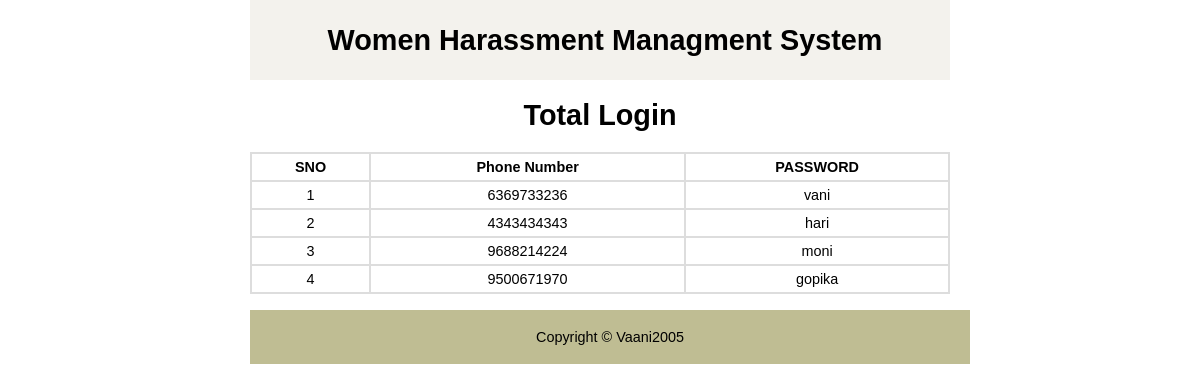
The app's page /TotalLogin.php (signed in) with its own data.
### tables this page shows
CREATE TABLE `register` (
  `RID` int(10) NOT NULL,
  `RPHO` varchar(120) NOT NULL,
  `RPASS` varchar(120) NOT NULL,
  `CPASS` varchar(120) NOT NULL
);

### TotalLogin.php (the view, shortened to what this page needs)
<?php
 include "database.php";
?>
<!DOCTYPE html>
<html lang="en">
<head>
    <link rel="stylesheet" href="index.css">
</head>
<body>
    <div id="container">
        <div id="header">
            <h1>Women Harassment Managment System</h1>
        </div>
                  <h1 id="heading">Total Login</h1>
<?php
$sql="SELECT * FROM register";
$res=$db->query($sql);
if($res->num_rows>0)
{
 echo "<table>
  <tr> <th>SNO</th> <th>Phone Number</th> <th>PASSWORD</th> </tr>";
$i=0;
while($row=$res->fetch_assoc())
 {
  $i++;
  echo "<tr>";
  echo "<td>{$i}</td>";
  echo "<td>{$row["RPHO"]}</td>";
  echo "<td>{$row["RPASS"]}</td>";
  echo "</tr>";
 }
echo "</table>";
}
else
{
 echo "<p  class='error'>No Login Records Found</p>";
}
?>
<br>
        <div id="footer">
            <p>Copyright &copy; Vaani2005</p>
        </div>
    </div>
</body>
</html>

### index.css (style rules this page uses)
html,body { margin:0; padding: 0; }
body { font:90% calibri, sans-serif; text-align: center; }
#header { background-color: #f3f2ed; }
#header h1 { height: 80px; line-height: 80px; margin: 0; padding-left: 10px; }
#container { height:auto; width: 700px; margin: 0 auto; }
table { width:100%; border-collapse:collapse; }
table td,table th { border:2px solid #ddd; padding: 5px; }
#footer { clear:both; width: 100%; background-color: #bfbd93; }
#footer { margin: 0; padding: 5px 10px; }

### records on screen
register: RPHO "6369733236", RPASS "vani"
register: RPHO "4343434343", RPASS "hari"
register: RPHO "9688214224", RPASS "moni"
register: RPHO "9500671970", RPASS "gopika"
